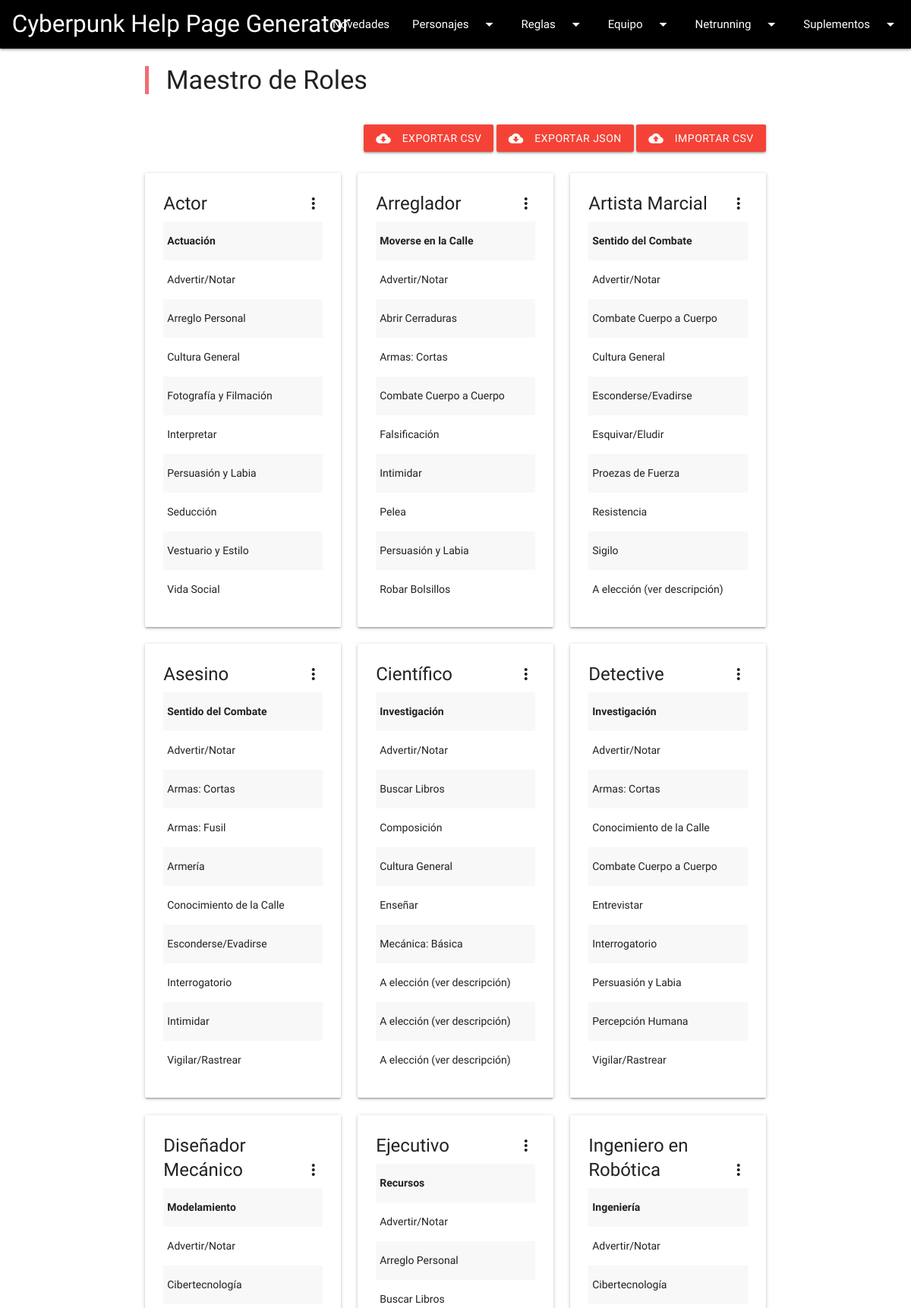
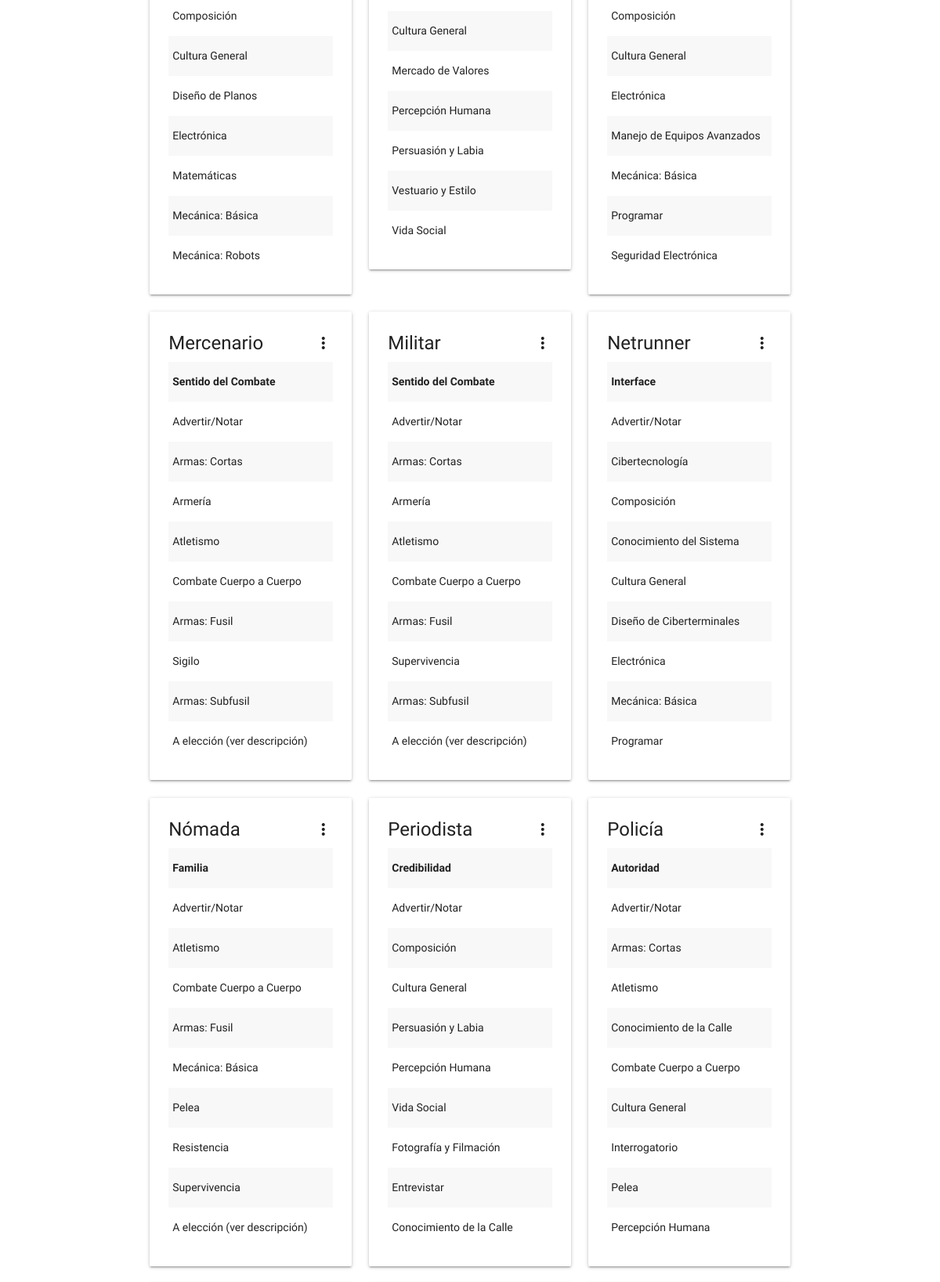
Page /?page=roles (upper part) on the committed database (2 pictures, top to bottom).
### tables this page shows
CREATE TABLE [Rol](
  [Id] INT PRIMARY KEY ASC NOT NULL UNIQUE, 
  [Nombre] CHAR(25) NOT NULL, 
  [Especial] INT NOT NULL REFERENCES [Capacidad]([Id]), 
  [Implantes] INT NOT NULL DEFAULT 3, 
  [Descripcion] TEXT);

### includes/common.inc.php (called while the page is built, shortened)
<?php
    function call_page($file) {
        $location = ROOT . "/" . $file;
        include ($location);
    }
?>

### includes/database.inc.php (called while the page is built, shortened)
<?php
    function get_table($table_name, $columns = NULL, $conditions = NULL, $order_by = NULL, $distinct = NULL, $numbers = NULL) {
        $query = "SELECT " . ($distinct?"DISTINCT ":"") . ($columns?implode(',', $columns):"*")
               . " FROM " . $table_name . " "
               . ($conditions?"WHERE " . implode(' AND ', $conditions):"")
               . ($order_by?"ORDER BY " . $order_by:"");
        $result = null;
        try {
            $db = new PDO('sqlite:' . DBFILE, null, null, array(PDO::ATTR_PERSISTENT => true));
            $data = $db->query($query);
            if ($data) {
                $data = $data->fetchAll();
                $result = array();
                foreach($data as $row) {
                    $new_row = array();
                    $i = 0;
                    foreach($row as $key => $value) {
                        if (!is_numeric($key)) {
                            $new_key = ($numbers?($i<10?'0':'') . $i . '_':'') . $key;
                            $new_row[$new_key] = $value;
                            $i++;
                        }
                    }
                    array_push($result, $new_row);
                }
            }
        } catch (Exception $ex) {
            echo "<br/>Error message: " . $ex->getMessage() . " (" . DBFILE . ")";
        }
        return $result;
    }
?>

### pages/roles.php (the view, shortened to what this page needs)
<?php
    $data = get_table("Roles_View");
?>
<div class="row">
    <div class="col s12 m12 l12">
        <blockquote>
            <h4>Maestro de Roles</h4>
        </blockquote>
    </div>
</div>
<?php
    if ($data) {
?>
<div class="row">
    <div class="col s12 m12 l12 right-align">
        <a href="includes/export.php?format=csv&data=Roles_View" target="_blank" class="waves-effect red waves-light btn"><i class="material-icons left">cloud_download</i>Exportar CSV</a>
        <a href="includes/export.php?format=json&data=Roles_View" target="_blank" class="waves-effect red waves-light btn"><i class="material-icons left">cloud_download</i>Exportar JSON</a>
        <a href="includes/import.php?format=json&data=Roles" target="_blank" class="waves-effect red waves-light btn"><i class="material-icons left">cloud_upload</i>Importar CSV</a>
    </div>
</div>
<div class="row">
<?php
    foreach ($data as $row) {
    ?>
    <div class="col s12 m6 l4">
        <div class="card">
            <div class="card-content">
                <span class="card-title activator"><?php echo $row["Nombre"]; ?><i class="material-icons right">more_vert</i></span>
                <table class="striped">
                    <tr><td><b><?php echo $row["Especial"]; ?></b></td></tr>
                    <?php
                        for ($i=1; $i<=9; $i++) {
                            echo "<tr><td>" . ($row["Habilidad_" . $i]?$row["Habilidad_" . $i]:"A elección (ver descripción)") . "</td></tr>\n";
                        }
                    ?>
                </table>
            </div>
        </div>
    </div>
    <?php
    }
?>
</div>
    <?php
    }
?>

### index.php (style rules this page uses)
body { font-family: 'Aldrich'; font-size: 14px; }

### rows in the picture
rol: Nombre "Actor", Especial "Actuación", Habilidad_ "Advertir/Notar", Habilidad_ "Arreglo Personal", Habilidad_ "Cultura General", Habilidad_ "Fotografía y Filmación", Habilidad_ "Interpretar", Habilidad_ "Persuasión y Labia", Habilidad_ "Seducción", Habilidad_ "Vestuario y Estilo", Habilidad_ "Vida Social"
rol: Nombre "Arreglador", Especial "Moverse en la Calle", Habilidad_ "Advertir/Notar", Habilidad_ "Abrir Cerraduras", Habilidad_ "Armas: Cortas", Habilidad_ "Combate Cuerpo a Cuerpo", Habilidad_ "Falsificación", Habilidad_ "Intimidar", Habilidad_ "Pelea", Habilidad_ "Persuasión y Labia", Habilidad_ "Robar Bolsillos"
rol: Nombre "Artista Marcial", Especial "Sentido del Combate", Habilidad_ "Advertir/Notar", Habilidad_ "Combate Cuerpo a Cuerpo", Habilidad_ "Cultura General", Habilidad_ "Esconderse/Evadirse", Habilidad_ "Esquivar/Eludir", Habilidad_ "Proezas de Fuerza", Habilidad_ "Resistencia", Habilidad_ "Sigilo"
rol: Nombre "Asesino", Especial "Sentido del Combate", Habilidad_ "Advertir/Notar", Habilidad_ "Armas: Cortas", Habilidad_ "Armas: Fusil", Habilidad_ "Armería", Habilidad_ "Conocimiento de la Calle", Habilidad_ "Esconderse/Evadirse", Habilidad_ "Interrogatorio", Habilidad_ "Intimidar", Habilidad_ "Vigilar/Rastrear"
rol: Nombre "Científico", Especial "Investigación", Habilidad_ "Advertir/Notar", Habilidad_ "Buscar Libros", Habilidad_ "Composición", Habilidad_ "Cultura General", Habilidad_ "Enseñar", Habilidad_ "Mecánica: Básica"
rol: Nombre "Detective", Especial "Investigación", Habilidad_ "Advertir/Notar", Habilidad_ "Armas: Cortas", Habilidad_ "Conocimiento de la Calle", Habilidad_ "Combate Cuerpo a Cuerpo", Habilidad_ "Entrevistar", Habilidad_ "Interrogatorio", Habilidad_ "Persuasión y Labia", Habilidad_ "Percepción Humana", Habilidad_ "Vigilar/Rastrear"
rol: Nombre "Diseñador Mecánico", Especial "Modelamiento", Habilidad_ "Advertir/Notar", Habilidad_ "Cibertecnología", Habilidad_ "Composición", Habilidad_ "Cultura General", Habilidad_ "Diseño de Planos", Habilidad_ "Electrónica", Habilidad_ "Matemáticas", Habilidad_ "Mecánica: Básica", Habilidad_ "Mecánica: Robots"
rol: Nombre "Ejecutivo", Especial "Recursos", Habilidad_ "Advertir/Notar", Habilidad_ "Arreglo Personal", Habilidad_ "Buscar Libros", Habilidad_ "Cultura General", Habilidad_ "Mercado de Valores", Habilidad_ "Percepción Humana", Habilidad_ "Persuasión y Labia", Habilidad_ "Vestuario y Estilo", Habilidad_ "Vida Social"
rol: Nombre "Ingeniero en Robótica", Especial "Ingeniería", Habilidad_ "Advertir/Notar", Habilidad_ "Cibertecnología", Habilidad_ "Composición", Habilidad_ "Cultura General", Habilidad_ "Electrónica", Habilidad_ "Manejo de Equipos Avanzados", Habilidad_ "Mecánica: Básica", Habilidad_ "Programar", Habilidad_ "Seguridad Electrónica"
rol: Nombre "Mercenario", Especial "Sentido del Combate", Habilidad_ "Advertir/Notar", Habilidad_ "Armas: Cortas", Habilidad_ "Armería", Habilidad_ "Atletismo", Habilidad_ "Combate Cuerpo a Cuerpo", Habilidad_ "Armas: Fusil", Habilidad_ "Sigilo", Habilidad_ "Armas: Subfusil"
rol: Nombre "Militar", Especial "Sentido del Combate", Habilidad_ "Advertir/Notar", Habilidad_ "Armas: Cortas", Habilidad_ "Armería", Habilidad_ "Atletismo", Habilidad_ "Combate Cuerpo a Cuerpo", Habilidad_ "Armas: Fusil", Habilidad_ "Supervivencia", Habilidad_ "Armas: Subfusil"
rol: Nombre "Netrunner", Especial "Interface", Habilidad_ "Advertir/Notar", Habilidad_ "Cibertecnología", Habilidad_ "Composición", Habilidad_ "Conocimiento del Sistema", Habilidad_ "Cultura General", Habilidad_ "Diseño de Ciberterminales", Habilidad_ "Electrónica", Habilidad_ "Mecánica: Básica", Habilidad_ "Programar"
rol: Nombre "Nómada", Especial "Familia", Habilidad_ "Advertir/Notar", Habilidad_ "Atletismo", Habilidad_ "Combate Cuerpo a Cuerpo", Habilidad_ "Armas: Fusil", Habilidad_ "Mecánica: Básica", Habilidad_ "Pelea", Habilidad_ "Resistencia", Habilidad_ "Supervivencia"
rol: Nombre "Periodista", Especial "Credibilidad", Habilidad_ "Advertir/Notar", Habilidad_ "Composición", Habilidad_ "Cultura General", Habilidad_ "Persuasión y Labia", Habilidad_ "Percepción Humana", Habilidad_ "Vida Social", Habilidad_ "Fotografía y Filmación", Habilidad_ "Entrevistar", Habilidad_ "Conocimiento de la Calle"
rol: Nombre "Policía", Especial "Autoridad", Habilidad_ "Advertir/Notar", Habilidad_ "Armas: Cortas", Habilidad_ "Atletismo", Habilidad_ "Conocimiento de la Calle", Habilidad_ "Combate Cuerpo a Cuerpo", Habilidad_ "Cultura General", Habilidad_ "Interrogatorio", Habilidad_ "Pelea", Habilidad_ "Percepción Humana"
